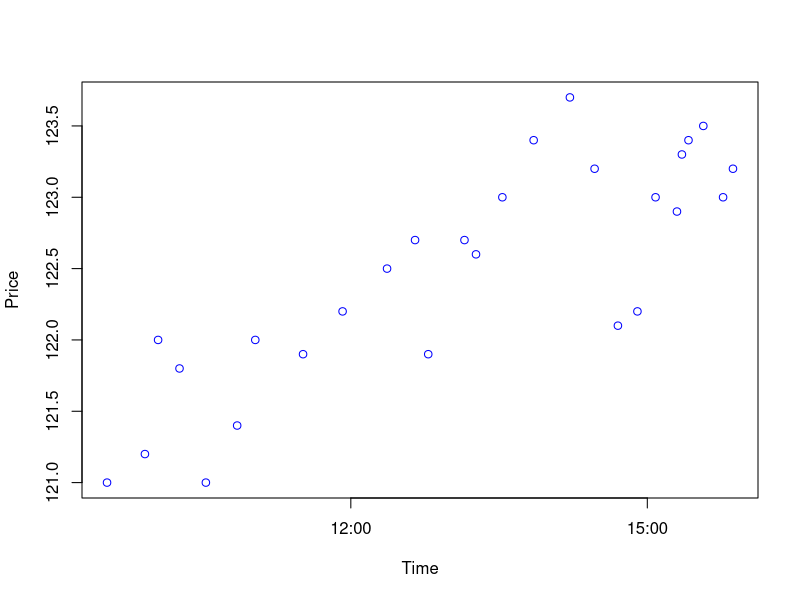
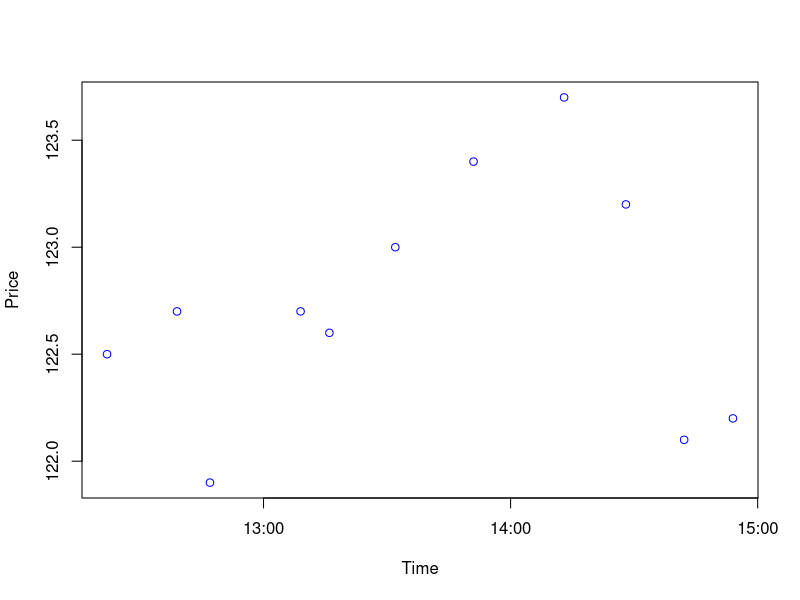

Source code (R) for these figures, in order:
## Use the Daily Share Prices data to:
##     -1.Plot the correlation between Price and Timestamp
##     -2.Plot the correlation between Price and Timestamp
##        in the time range 12:00 - 14:00
prices = read.csv("Data/Shares_price_ts.csv")

## Convert the timestamp value to date/time:
timestamp  = as.POSIXlt(prices$Timestamp)
prices     = prices$Price

## Create a data.frame consisting of the prices and their timestamps:
df = data.frame(timestamp, prices)

## Plot the prices in time-series:
plot(df, col='blue', xlab='Time', ylab='Price')

## 2.
## Filer the prices in the time interval [12:00, 14:00]:
prices.in.time.interval = df[timestamp$hour >= 12 & timestamp$hour <=14,]

## Plot the prices in the time interval [12:00, 14:00]:
plot(prices.in.time.interval, col='blue', xlab='Time', ylab='Price')

